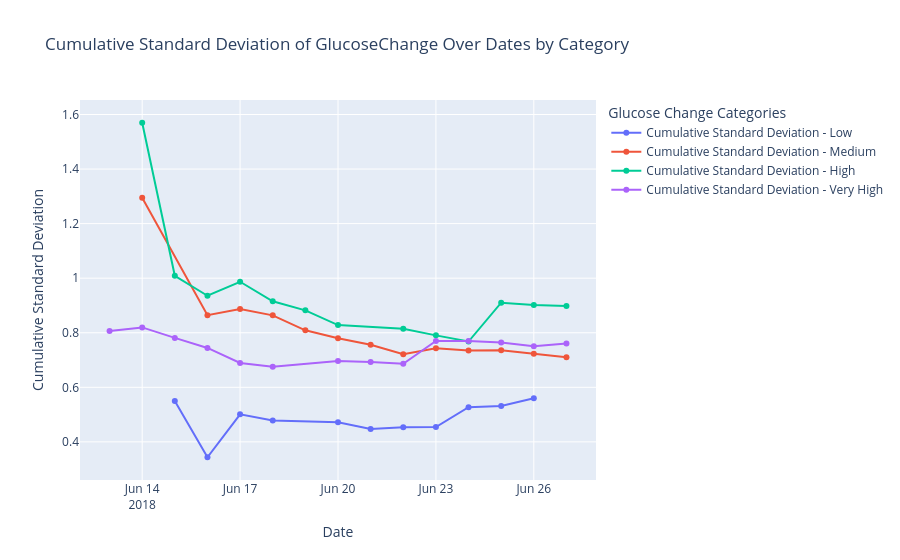

Notebook code for this chart:
### Code cell
def plot_multiple_cumulative_std(data_dict):
    fig = go.Figure()
    
    for label, data in data_dict.items():
        unique_dates = sorted(data['Timestamp'].dt.date.unique())
        cumulative_std = []
        
        for i in range(len(unique_dates)):
            current_data = data[data['Timestamp'].dt.date <= unique_dates[i]]
            std = current_data['GlucoseChange'].std()
            cumulative_std.append(std)
        
        fig.add_trace(go.Scatter(
            x=unique_dates,
            y=cumulative_std,
            mode='lines+markers',
            name=f'Cumulative Standard Deviation - {label}'
        ))
    
    fig.update_layout(
        title="Cumulative Standard Deviation of GlucoseChange Over Dates by Category",
        xaxis_title="Date",
        yaxis_title="Cumulative Standard Deviation",
        legend_title="Glucose Change Categories"
    )
    
    fig.show()
data_dict = {
    "Low": actgluco_low,
    "Medium": actgluco_medium,
    "High": actgluco_high,
    "Very High": actgluco_very_high
}

plot_multiple_cumulative_std(data_dict)

### Figure 1 — Plotly figure (JSON) as saved in the notebook; plotly's stock layout.template omitted (floating-point values rounded to 4 significant figures)
{"data": [{"mode": "lines+markers", "name": "Cumulative Standard Deviation - Low", "type": "scatter", "x": ["2018-06-15", "2018-06-16", "2018-06-17", "2018-06-18", "2018-06-20", "2018-06-21", "2018-06-22", "2018-06-23", "2018-06-24", "2018-06-25", "2018-06-26"], "y": [0.5494, 0.3436, 0.501, 0.4786, 0.4723, 0.4475, 0.4532, 0.4541, 0.5272, 0.5313, 0.5599]}, {"mode": "lines+markers", "name": "Cumulative Standard Deviation - Medium", "type": "scatter", "x": ["2018-06-13", "2018-06-14", "2018-06-16", "2018-06-17", "2018-06-18", "2018-06-19", "2018-06-20", "2018-06-21", "2018-06-22", "2018-06-23", "2018-06-24", "2018-06-25", "2018-06-26", "2018-06-27"], "y": [null, 1.295, 0.8643, 0.8869, 0.8638, 0.809, 0.7797, 0.756, 0.7214, 0.7434, 0.7349, 0.7358, 0.7234, 0.7103]}, {"mode": "lines+markers", "name": "Cumulative Standard Deviation - High", "type": "scatter", "x": ["2018-06-13", "2018-06-14", "2018-06-15", "2018-06-16", "2018-06-17", "2018-06-18", "2018-06-19", "2018-06-20", "2018-06-22", "2018-06-23", "2018-06-24", "2018-06-25", "2018-06-26", "2018-06-27"], "y": [null, 1.57, 1.009, 0.9356, 0.9869, 0.9155, 0.8822, 0.8282, 0.8144, 0.7904, 0.7678, 0.9102, 0.902, 0.8979]}, {"mode": "lines+markers", "name": "Cumulative Standard Deviation - Very High", "type": "scatter", "x": ["2018-06-13", "2018-06-14", "2018-06-15", "2018-06-16", "2018-06-17", "2018-06-18", "2018-06-20", "2018-06-21", "2018-06-22", "2018-06-23", "2018-06-24", "2018-06-25", "2018-06-26", "2018-06-27"], "y": [0.8062, 0.8195, 0.7811, 0.7443, 0.6893, 0.6751, 0.6963, 0.6932, 0.6862, 0.7698, 0.7699, 0.7644, 0.7503, 0.7606]}], "layout": {"legend": {"title": {"text": "Glucose Change Categories"}}, "title": {"text": "Cumulative Standard Deviation of GlucoseChange Over Dates by Category"}, "xaxis": {"title": {"text": "Date"}}, "yaxis": {"title": {"text": "Cumulative Standard Deviation"}}}}
